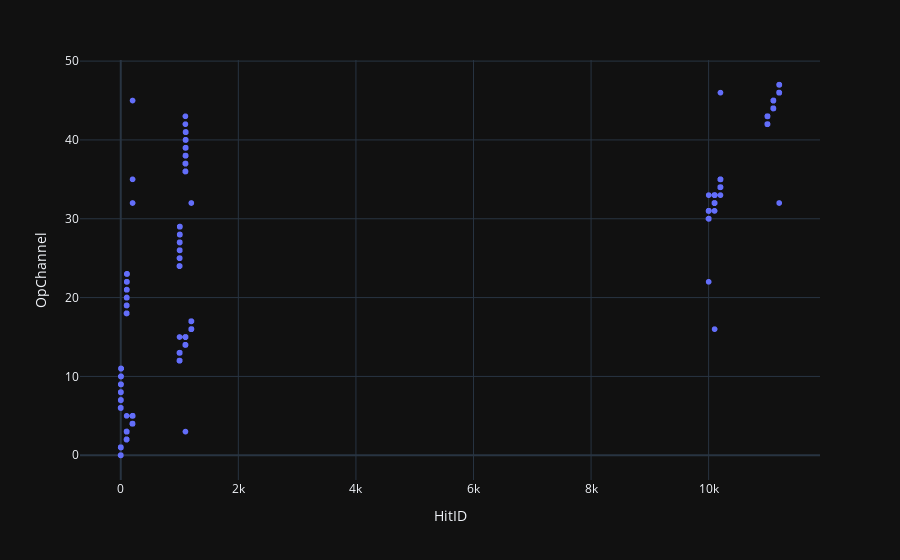

The notebook cell saved with this chart:
### Code cell
import plotly.express as px

fig = px.scatter(df,
                x='HitID',
                y='OpChannel',
                template='plotly_dark')
fig.show()

### Figure 1 — Plotly figure (JSON) as saved in the notebook; plotly's stock layout.template omitted (floating-point values rounded to 4 significant figures; data arrays with more than 128 entries replaced by an {"elided": "..."} marker saying what was removed)
{"data": [{"hovertemplate": "HitID=%{x}<br>OpChannel=%{y}<extra></extra>", "legendgroup": "", "marker": {"color": "#636efa", "symbol": "circle"}, "mode": "markers", "name": "", "showlegend": false, "type": "scattergl", "x": {"elided": "4911 int values"}, "xaxis": "x", "y": {"elided": "4911 int values"}, "yaxis": "y"}], "layout": {"legend": {"tracegroupgap": 0}, "margin": {"t": 60}, "xaxis": {"anchor": "y", "domain": [0, 1], "title": {"text": "HitID"}}, "yaxis": {"anchor": "x", "domain": [0, 1], "title": {"text": "OpChannel"}}}}
